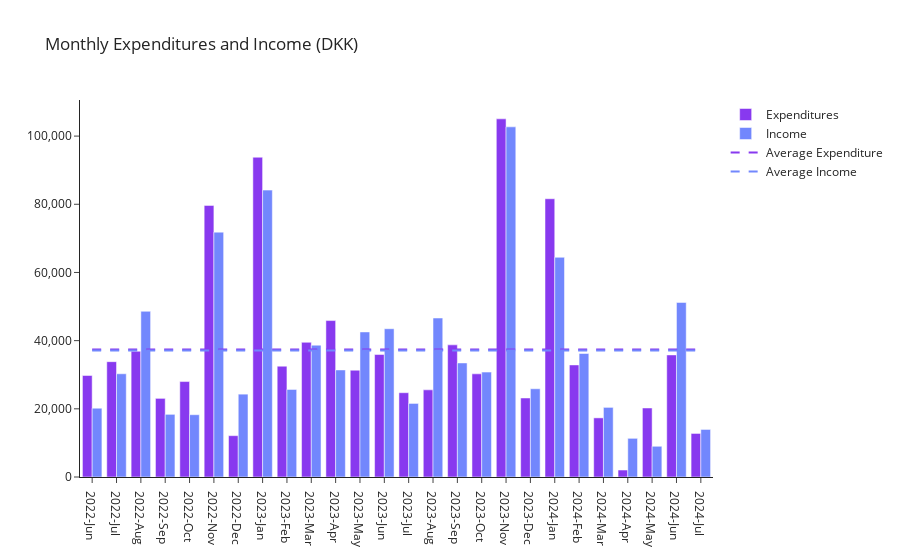

Notebook source saved alongside this figure:
### Markdown cell above
Creating plot

### Code cell
# Create figure
fig = go.Figure(
  data=[
    go.Bar(
      name='Expenditures', 
      x=months,
      y=expenditure,
      marker_color="#8839ef"
      ),
    go.Bar(
      name='Income',
      x=months,
      y=income,
      marker_color="#7287fd"
      ),
    go.Scatter(
      name='Average Expenditure',
      x=months,
      y=avg_expenditure,
      mode='lines',
      line=dict(color='#8839ef', width=2, dash='dash')
      ),
    go.Scatter(
      name='Average Income',
      x=months,
      y=avg_income,
      mode='lines',
      line=dict(color='#7287fd', width=2, dash='dash')
      )
      ],
    layout=go.Layout(
      title=go.layout.Title(text="Monthly Expenditures and Income (DKK)"),
      yaxis=dict(
            tickformat=',.0f'
        ),
      template="simple_white"
    )
)

# Change the bar mode
fig.update_layout(barmode='group')
fig.show()

### Figure 1 — Plotly figure (JSON) as saved in the notebook; plotly's stock layout.template omitted (floating-point values rounded to 4 significant figures)
{"data": [{"marker": {"color": "#8839ef"}, "name": "Expenditures", "type": "bar", "x": ["2022-Jun", "2022-Jul", "2022-Aug", "2022-Sep", "2022-Oct", "2022-Nov", "2022-Dec", "2023-Jan", "2023-Feb", "2023-Mar", "2023-Apr", "2023-May", "2023-Jun", "2023-Jul", "2023-Aug", "2023-Sep", "2023-Oct", "2023-Nov", "2023-Dec", "2024-Jan", "2024-Feb", "2024-Mar", "2024-Apr", "2024-May", "2024-Jun", "2024-Jul"], "y": [29780.0, 33830.0, 36890, 23060.0, 28000.0, 79670.0, 12130.0, 93800.0, 32508, 39510.0, 45890.0, 31330.0, 35930.0, 24730.0, 25570.0, 38760.0, 30260.0, 105100.0, 23180.0, 81620.0, 32870.0, 17350.0, 2044.0, 20250.0, 35810.0, 12780.0]}, {"marker": {"color": "#7287fd"}, "name": "Income", "type": "bar", "x": ["2022-Jun", "2022-Jul", "2022-Aug", "2022-Sep", "2022-Oct", "2022-Nov", "2022-Dec", "2023-Jan", "2023-Feb", "2023-Mar", "2023-Apr", "2023-May", "2023-Jun", "2023-Jul", "2023-Aug", "2023-Sep", "2023-Oct", "2023-Nov", "2023-Dec", "2024-Jan", "2024-Feb", "2024-Mar", "2024-Apr", "2024-May", "2024-Jun", "2024-Jul"], "y": [20170.0, 30280.0, 48610.0, 18380.0, 18270.0, 71830.0, 24300.0, 84160.0, 25690.0, 38670.0, 31400.0, 42560.0, 43500.0, 21580.0, 46630.0, 33460.0, 30770.0, 102700.0, 25880.0, 64450.0, 36230.0, 20420.0, 11343, 9011.0, 51210.0, 13950]}, {"line": {"color": "#8839ef", "dash": "dash", "width": 2}, "mode": "lines", "name": "Average Expenditure", "type": "scatter", "x": ["2022-Jun", "2022-Jul", "2022-Aug", "2022-Sep", "2022-Oct", "2022-Nov", "2022-Dec", "2023-Jan", "2023-Feb", "2023-Mar", "2023-Apr", "2023-May", "2023-Jun", "2023-Jul", "2023-Aug", "2023-Sep", "2023-Oct", "2023-Nov", "2023-Dec", "2024-Jan", "2024-Feb", "2024-Mar", "2024-Apr", "2024-May", "2024-Jun", "2024-Jul"], "y": [37410.0, 37410.0, 37410.0, 37410.0, 37410.0, 37410.0, 37410.0, 37410.0, 37410.0, 37410.0, 37410.0, 37410.0, 37410.0, 37410.0, 37410.0, 37410.0, 37410.0, 37410.0, 37410.0, 37410.0, 37410.0, 37410.0, 37410.0, 37410.0, 37410.0, 37410.0]}, {"line": {"color": "#7287fd", "dash": "dash", "width": 2}, "mode": "lines", "name": "Average Income", "type": "scatter", "x": ["2022-Jun", "2022-Jul", "2022-Aug", "2022-Sep", "2022-Oct", "2022-Nov", "2022-Dec", "2023-Jan", "2023-Feb", "2023-Mar", "2023-Apr", "2023-May", "2023-Jun", "2023-Jul", "2023-Aug", "2023-Sep", "2023-Oct", "2023-Nov", "2023-Dec", "2024-Jan", "2024-Feb", "2024-Mar", "2024-Apr", "2024-May", "2024-Jun", "2024-Jul"], "y": [37130.0, 37130.0, 37130.0, 37130.0, 37130.0, 37130.0, 37130.0, 37130.0, 37130.0, 37130.0, 37130.0, 37130.0, 37130.0, 37130.0, 37130.0, 37130.0, 37130.0, 37130.0, 37130.0, 37130.0, 37130.0, 37130.0, 37130.0, 37130.0, 37130.0, 37130.0]}], "layout": {"barmode": "group", "title": {"text": "Monthly Expenditures and Income (DKK)"}, "yaxis": {"tickformat": ",.0f"}}}
